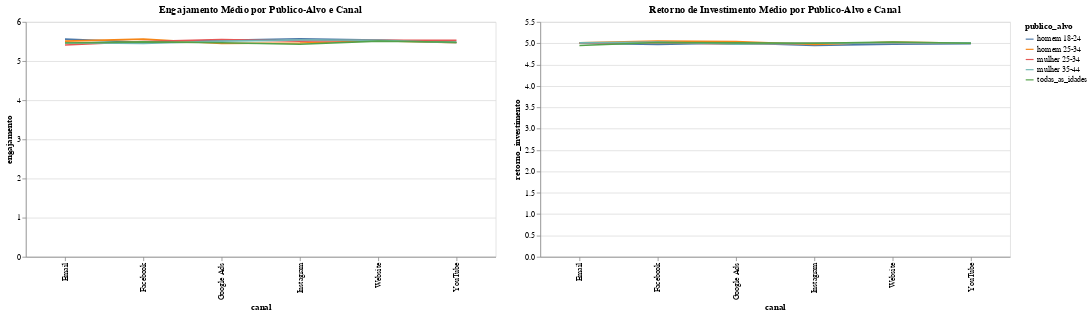

Notebook code cell kept with this figure:
### Markdown cell above
>Em resumo, este código permite visualizar como o engajamento e o retorno de investimento variam entre diferentes públicos-alvo e canais de marketing, fornecendo insights valiosos para estratégias de marketing e tomada de decisões.

### Code cell
# Agrupar os dados por público-alvo e canal
grupo_publico_alvo = df.groupby(['publico_alvo', 'canal']).agg({
    'retorno_investimento': 'mean',
    'engajamento': 'mean'
}).reset_index()

# Arredondar os valores
grupo_publico_alvo = grupo_publico_alvo.round(2)

# Criar o gráfico Altair
grafico_engajamento = alt.Chart(grupo_publico_alvo).mark_line().encode(
    x='canal',
    y='engajamento',
    color='publico_alvo:N'
).properties(
    width=600,
    height=300,
    title='Engajamento Médio por Público-Alvo e Canal'
)

grafico_retorno = alt.Chart(grupo_publico_alvo).mark_line().encode(
    x='canal',
    y='retorno_investimento',
    color='publico_alvo:N'
).properties(
    width=600,
    height=300,
    title='Retorno de Investimento Médio por Público-Alvo e Canal'
)

# Exibir os gráficos
grafico_engajamento | grafico_retorno

### Figure 1 — Vega-Lite specification as saved in the notebook (floating-point values rounded to 4 significant figures)
{"config": {"view": {"continuousWidth": 400, "continuousHeight": 300}}, "hconcat": [{"mark": "line", "encoding": {"color": {"field": "publico_alvo", "type": "nominal"}, "x": {"field": "canal", "type": "nominal"}, "y": {"field": "engajamento", "type": "quantitative"}}, "height": 300, "title": "Engajamento Médio por Público-Alvo e Canal", "width": 600}, {"mark": "line", "encoding": {"color": {"field": "publico_alvo", "type": "nominal"}, "x": {"field": "canal", "type": "nominal"}, "y": {"field": "retorno_investimento", "type": "quantitative"}}, "height": 300, "title": "Retorno de Investimento Médio por Público-Alvo e Canal", "width": 600}], "data": {"name": "data-776712492707edf542c1555fd64ee1ff"}, "$schema": "https://vega.github.io/schema/vega-lite/v4.17.0.json", "datasets": {"data-776712492707edf542c1555fd64ee1ff": [{"publico_alvo": "homem 18-24", "canal": "Email", "retorno_investimento": 5.0, "engajamento": 5.56}, {"publico_alvo": "homem 18-24", "canal": "Facebook", "retorno_investimento": 4.97, "engajamento": 5.48}, {"publico_alvo": "homem 18-24", "canal": "Google Ads", "retorno_investimento": 5.01, "engajamento": 5.53}, {"publico_alvo": "homem 18-24", "canal": "Instagram", "retorno_investimento": 4.95, "engajamento": 5.57}, {"publico_alvo": "homem 18-24", "canal": "Website", "retorno_investimento": 4.98, "engajamento": 5.54}, {"publico_alvo": "homem 18-24", "canal": "YouTube", "retorno_investimento": 4.99, "engajamento": 5.48}, {"publico_alvo": "homem 25-34", "canal": "Email", "retorno_investimento": 5.01, "engajamento": 5.51}, {"publico_alvo": "homem 25-34", "canal": "Facebook", "retorno_investimento": 5.05, "engajamento": 5.56}, {"publico_alvo": "homem 25-34", "canal": "Google Ads", "retorno_investimento": 5.04, "engajamento": 5.45}, {"publico_alvo": "homem 25-34", "canal": "Instagram", "retorno_investimento": 4.97, "engajamento": 5.46}, {"publico_alvo": "homem 25-34", "canal": "Website", "retorno_investimento": 5.03, "engajamento": 5.52}, {"publico_alvo": "homem 25-34", "canal": "YouTube", "retorno_investimento": 5.0, "engajamento": 5.47}, {"publico_alvo": "mulher 25-34", "canal": "Email", "retorno_investimento": 5.0, "engajamento": 5.41}, {"publico_alvo": "mulher 25-34", "canal": "Facebook", "retorno_investimento": 5.02, "engajamento": 5.5}, {"publico_alvo": "mulher 25-34", "canal": "Google Ads", "retorno_investimento": 4.98, "engajamento": 5.55}, {"publico_alvo": "mulher 25-34", "canal": "Instagram", "retorno_investimento": 5.0, "engajamento": 5.51}, {"publico_alvo": "mulher 25-34", "canal": "Website", "retorno_investimento": 5.0, "engajamento": 5.53}, {"publico_alvo": "mulher 25-34", "canal": "YouTube", "retorno_investimento": 5.01, "engajamento": 5.53}, {"publico_alvo": "mulher 35-44", "canal": "Email", "retorno_investimento": 5.01, "engajamento": 5.47}, {"publico_alvo": "mulher 35-44", "canal": "Facebook", "retorno_investimento": 5.03, "engajamento": 5.45}, {"publico_alvo": "mulher 35-44", "canal": "Google Ads", "retorno_investimento": 4.98, "engajamento": 5.51}, {"publico_alvo": "mulher 35-44", "canal": "Instagram", "retorno_investimento": 5.0, "engajamento": 5.54}, {"publico_alvo": "mulher 35-44", "canal": "Website", "retorno_investimento": 5.01, "engajamento": 5.53}, {"publico_alvo": "mulher 35-44", "canal": "YouTube", "retorno_investimento": 5.01, "engajamento": 5.47}, {"publico_alvo": "todas_as_idades", "canal": "Email", "retorno_investimento": 4.95, "engajamento": 5.46}, {"publico_alvo": "todas_as_idades", "canal": "Facebook", "retorno_investimento": 5.02, "engajamento": 5.49}, {"publico_alvo": "todas_as_idades", "canal": "Google Ads", "retorno_investimento": 5.01, "engajamento": 5.47}, {"publico_alvo": "todas_as_idades", "canal": "Instagram", "retorno_investimento": 5.0, "engajamento": 5.43}, {"publico_alvo": "todas_as_idades", "canal": "Website", "retorno_investimento": 5.03, "engajamento": 5.51}, {"publico_alvo": "todas_as_idades", "canal": "YouTube", "retorno_investimento": 5.0, "engajamento": 5.48}]}}
